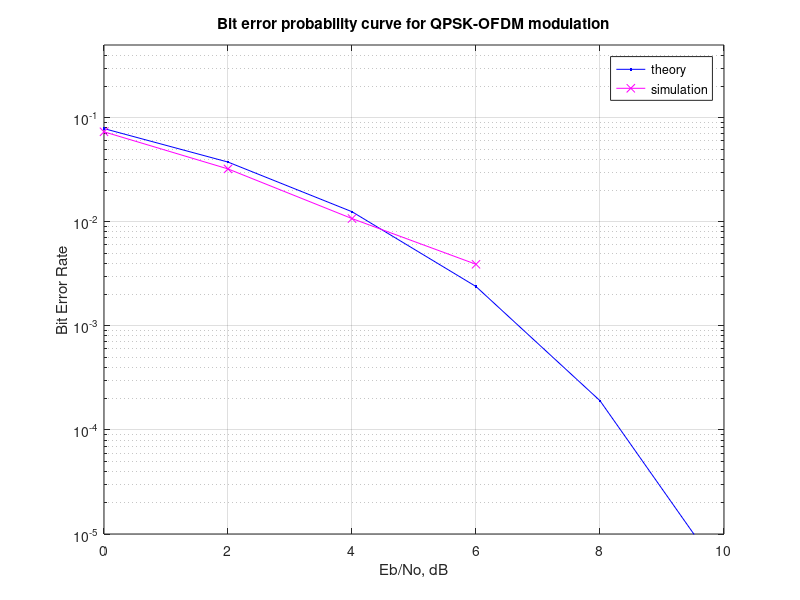

Here is the MATLAB script that generated this plot:
% PRABHAT KUMAR RAI --- EE18MTECH01005
% PROBLEM  -- QPSK-OFDM BER

clear all; close all; clc;
N=2048;
fft_len = 2048; cp_len = 144;  % fft length & CP length

% input message
inp_msg=rand(1,N)>0.5;

% QPSK Signal Generation
x_qpsk1=[];  x_qpsk=[]; p=1/sqrt(2); 
 for i=1:2:N
       if  inp_msg(i)==1 && inp_msg(i+1)== 0  % 10 --> +p-ip
               x_qpsk1= complex( p,-p);
       else if inp_msg(i)==0 && inp_msg(i+1)==0 % 00 --> -p-ip
               x_qpsk1= complex(-p,-p);
       else if inp_msg(i)==0 && inp_msg(i+1)==1 % 01 --> -p+ip
               x_qpsk1=complex(-p,p);
       else if inp_msg(i)==1 && inp_msg(i+1)==1 % 11 --> +p+ip
               x_qpsk1=complex(p,p);
       end; end; end; end;
       x_qpsk=[x_qpsk x_qpsk1];
 end; 

% OFDM conversion
x_ifft = sqrt( fft_len )*ifft( x_qpsk, fft_len/2 );

% Adding CP to OFDM symbol
ff = x_ifft( ( fft_len/2 - cp_len + 1 ): fft_len/2 );
ofdm_sym = cat( 2, ff, x_ifft );

% noise generation
noise=randn(1,length(ofdm_sym));
comp_noise = 1/sqrt(2)*[noise + 1i*noise];
Eb_No_dB=0:2:10;      % different Eb/N values in dB

for p=1:length(Eb_No_dB)
    % addition with noise
    corrp_ofdm = ofdm_sym + 10^(-Eb_No_dB(p)/20)*comp_noise; % AWGN with different dB's 
    
    % Removing CP
    cp_remove = corrp_ofdm( ( cp_len + 1 ): ( fft_len/2 + cp_len ) );
 
    % Taking FFT
    x_fft = fft( cp_remove, fft_len/2 );
    
   % Demodulation of QPSK signal
   q=1; qpsk_dmod=[];
   for m=1:length(x_fft)
       qpsk_dmod(q)=real(x_fft(m));
       qpsk_dmod(q+1)=imag(x_fft(m));
       q=q+2;
   end
   out_qpsk=qpsk_dmod>0;  
   
   % Calculating the number of bit errors of QPSK
   Nerror_qpsk(p)= biterr(inp_msg, out_qpsk);                %Quadrature BER calculation
%     simulation_Ber(p)=mean([ber1 ber2]);                         %Overall BER
  
 end
QPSK_Ber = Nerror_qpsk/N;
theory_Ber = 0.5*erfc(sqrt(10.^(Eb_No_dB/10))); % theoretical ber
% 
 figure; semilogy(Eb_No_dB,theory_Ber,'b.-'); hold on
 semilogy(Eb_No_dB,QPSK_Ber,'mx-'); axis([0 10 10^-5 0.5]); grid on;
 legend('theory', 'simulation'); xlabel('Eb/No, dB');
 ylabel('Bit Error Rate'); title('Bit error probability curve for QPSK-OFDM modulation');